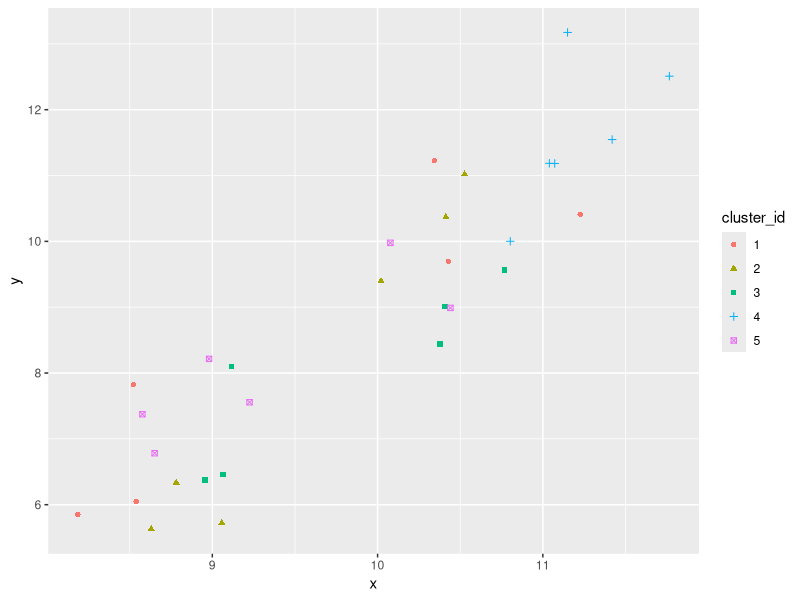

R code for this plot: (Note: this script raises an error after producing the figure.)
library(lme4)
library(ggplot2)
library(plm)

simulate_data_LMM<- function(sim, b0, b1, n, m, slopes=FALSE, LMM=FALSE, logistic=FALSE){
  #simulation id, cluster id and observation within cluster id
  sim_id <- rep(1:sim, each = n*m)
  cluster_id <- as.factor(rep(rep(1:m, each = n), sim))
  obs_id <- rep(rep(1:n,m), sim)
  
  #Cluster-specific effect
  u0 <- rep(rnorm(m*sim, 0, 1), each = n)
  
  #Covariate correalted with cluster-specific effect
  x <- rnorm(n*m*sim, mean = 10+u0, sd = 0.4)
  
  if(slopes){
    u1 <- rep(rnorm(m*sim, 1, 1), each = n)
    mean_y <- b0 + b1*x + u0 + u1*x 
  }else{
    mean_y <- b0 + b1*x + u0
  }
  
  y <- rnorm(n*m*sim, mean=mean_y, sd=1)
  
  df <- data.frame(y, sim_id, cluster_id, obs_id, x)
  return(df)
}

transform_data <- function(df, sim, n, m){
  x <- c()
  y <- c()
  A_t = t(contr.poly(rep(1, each=n)))
  for(k in 1:sim){
    for (i in 1:m){
      x=append(x, A_t%*%df[df$cluster_id==i & df$sim_id==k, ]$x)
      y=append(y, A_t%*%df[df$cluster_id==i & df$sim_id==k, ]$y)
    }
  }
  n_t = n-1
  sim_id <- rep(1:sim, each = n_t*m)
  cluster_id <- as.factor(rep(rep(1:m, each = n_t), sim))
  obs_id <- rep(rep(1:n_t,m), sim)
  df_t <- data.frame(y, sim_id, cluster_id, obs_id, x)
  return (df_t)
}

#Function to estimate regression coefficients by using simulated data from simulate_data_LMM()
lmm <- function(sim, b0, b1, n, m, slopes=FALSE){
  beta0=c()
  beta1=c()
  beta0_c=c()
  beta1_c=c()
  beta0_W=c()
  beta1_W=c()
  #simulate data
  df = simulate_data_LMM(sim, b0, b1, n, m, slopes)
  pdata = pdata.frame(df, index="cluster_id")
  #for each simulation, estimate regression coefficients and store them
  for (i in 1:sim){
    if(slopes){
      lmm = lmer(y~ x + (1+x|cluster_id), data = df[df$sim_id == i,])
      lmm_c = plm(y~ x|x, data = pdata[pdata$sim_id == i,], model = "within")
      
      beta1_c=append(beta0_c,coefficients(lmm_c)[1])
      beta1_c=append(beta0_c,coefficients(lmm_c)[2])
      
    }else{
      lmm = lmer(y~ x + (1|cluster_id), data = df[df$sim_id == i,])
      df_transformed = transform_data(df, sim, n, m)
      lmm_c = lm(y~ x, data = df_transformed[df_transformed$sim_id == i,])
    }
    beta0=append(beta0,fixef(lmm)[1])
    beta1=append(beta1,fixef(lmm)[2])
    
    beta1FE=append(beta1FE,coefficients(FEmodel_omitted)[1])
  }
  betas=data.frame(beta0, beta1, beta1FE)
  return(betas)
}

m=5
n=3
b0=-1
b1=1
sim=2

df = simulate_data_LMM(sim, b0, b1, n, m, slopes=FALSE)

df_t = transform_data(df, sim, n, m)

df_t
ggplot(df, aes(x=x, y=y, color=cluster_id, shape=cluster_id))+geom_point()
lmm(sim, b0, b1, n, m, slopes=FALSE)
lmm(sim, b0, b1, n, m, slopes=TRUE)
